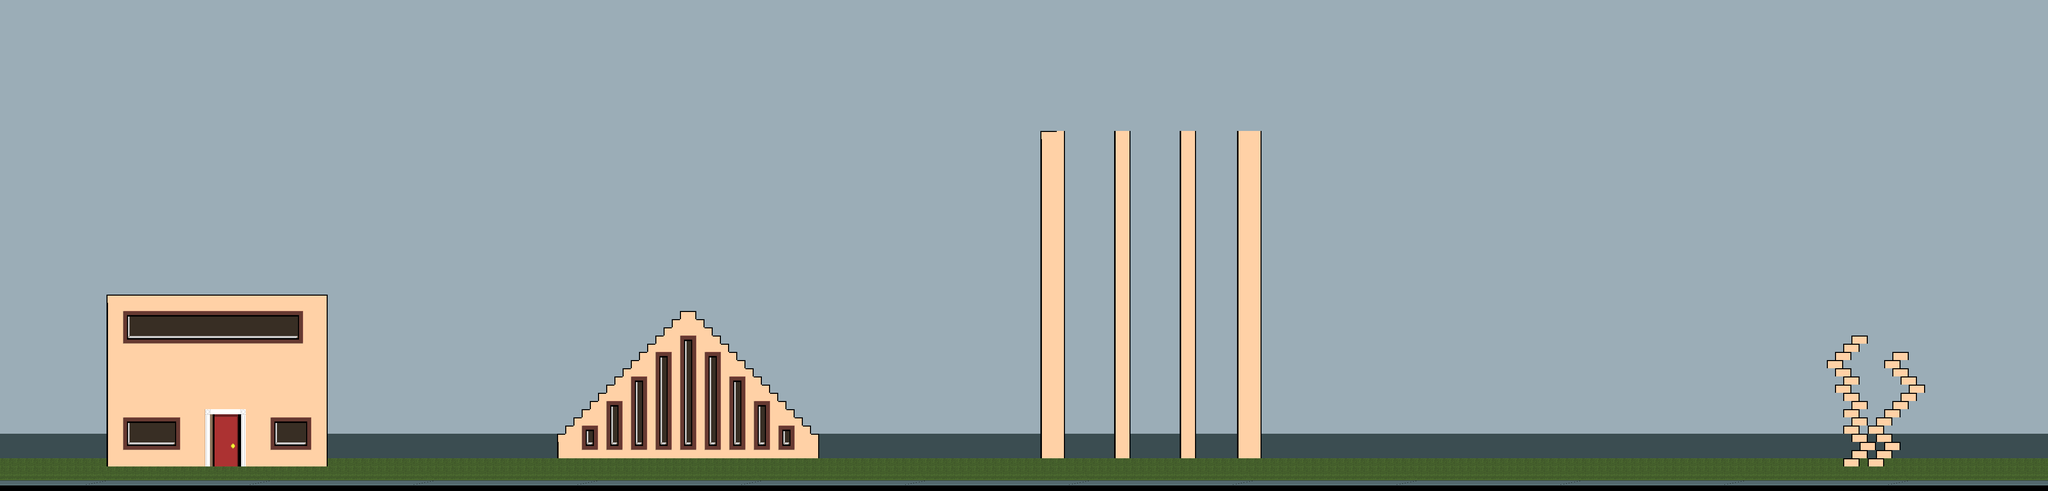

This game map was drawn from its Tiled (.tmx) file and the tilesets committed beside it. A one-line description and the trimmed map source follow:
An orthogonal 250x60 tile map with 16x16 px tiles, 1 tile layer (Tile Layer 1).

<map version="1.10" tiledversion="1.10.2" orientation="orthogonal" renderorder="right-down" width="250" height="60" tilewidth="16" tileheight="16" infinite="0" nextlayerid="2" nextobjectid="1">
 <tileset firstgid="1" source="TileSetDemoFINAL.tsx" />
 <layer id="1" name="Tile Layer 1" width="250" height="60">
  <data>[15000 cells, 15000 non-empty, 35 distinct tile ids]</data>
 </layer>
</map>